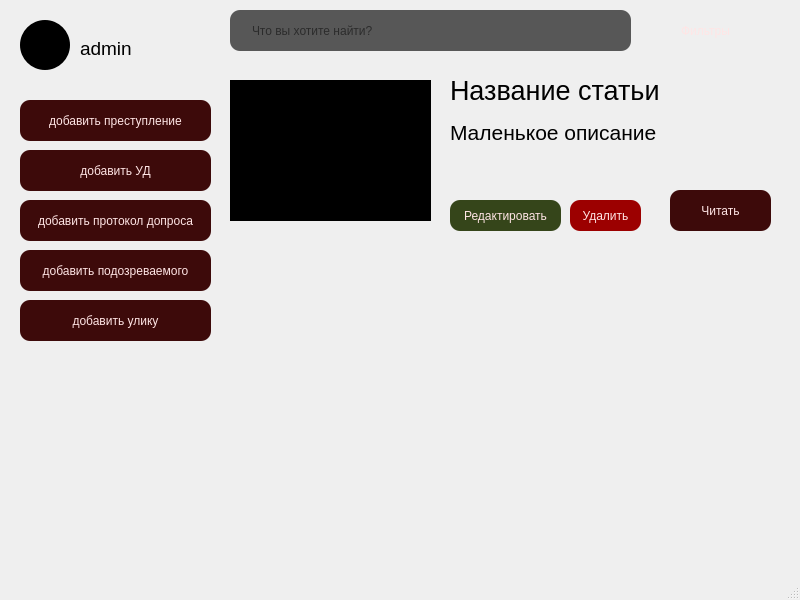
<?xml version="1.0" encoding="UTF-8"?>
<ui version="4.0">
 <class>MainWindow</class>
 <widget class="QMainWindow" name="MainWindow">
  <property name="geometry">
   <rect>
    <x>0</x>
    <y>0</y>
    <width>800</width>
    <height>600</height>
   </rect>
  </property>
  <property name="windowTitle">
   <string>MainWindow</string>
  </property>
  <property name="styleSheet">
   <string notr="true">background: qlineargradient(
    x1: 0, y1: 0, x2: 0, y2: 1,
    stop: 0.09 #6E0204,
    stop: 0.87 #9B5D61
);</string>
  </property>
  <widget class="QWidget" name="centralwidget">
   <widget class="QLabel" name="label">
    <property name="geometry">
     <rect>
      <x>230</x>
      <y>80</y>
      <width>201</width>
      <height>141</height>
     </rect>
    </property>
    <property name="styleSheet">
     <string notr="true">background-color: #000000;</string>
    </property>
    <property name="text">
     <string/>
    </property>
   </widget>
   <widget class="QLabel" name="label_2">
    <property name="geometry">
     <rect>
      <x>450</x>
      <y>80</y>
      <width>351</width>
      <height>21</height>
     </rect>
    </property>
    <property name="styleSheet">
     <string notr="true">background-color: none;
font-size: 20pt;</string>
    </property>
    <property name="text">
     <string>Название статьи</string>
    </property>
   </widget>
   <widget class="QLabel" name="label_3">
    <property name="geometry">
     <rect>
      <x>450</x>
      <y>120</y>
      <width>351</width>
      <height>71</height>
     </rect>
    </property>
    <property name="styleSheet">
     <string notr="true">background-color: none;
font-size: 16pt;</string>
    </property>
    <property name="text">
     <string>Маленькое описание</string>
    </property>
    <property name="alignment">
     <set>Qt::AlignmentFlag::AlignLeading|Qt::AlignmentFlag::AlignLeft|Qt::AlignmentFlag::AlignTop</set>
    </property>
   </widget>
   <widget class="QPushButton" name="pushButton">
    <property name="geometry">
     <rect>
      <x>670</x>
      <y>190</y>
      <width>101</width>
      <height>41</height>
     </rect>
    </property>
    <property name="cursor">
     <cursorShape>PointingHandCursor</cursorShape>
    </property>
    <property name="styleSheet">
     <string notr="true">border-radius: 10px;
background-color: #3D0A0A;
padding: 15px;
color: #FFE5E5;</string>
    </property>
    <property name="text">
     <string>Читать</string>
    </property>
   </widget>
   <widget class="QPushButton" name="pushButton_2">
    <property name="geometry">
     <rect>
      <x>20</x>
      <y>100</y>
      <width>191</width>
      <height>41</height>
     </rect>
    </property>
    <property name="cursor">
     <cursorShape>PointingHandCursor</cursorShape>
    </property>
    <property name="styleSheet">
     <string notr="true">border-radius: 10px;
background-color: #3D0A0A;
padding: 5px;
color: #FFE5E5;</string>
    </property>
    <property name="text">
     <string>добавить преступление</string>
    </property>
   </widget>
   <widget class="QLabel" name="label_4">
    <property name="geometry">
     <rect>
      <x>20</x>
      <y>20</y>
      <width>50</width>
      <height>50</height>
     </rect>
    </property>
    <property name="styleSheet">
     <string notr="true">border-radius: 25px;
background-color: #000000;</string>
    </property>
    <property name="text">
     <string/>
    </property>
   </widget>
   <widget class="QLabel" name="label_5">
    <property name="geometry">
     <rect>
      <x>80</x>
      <y>40</y>
      <width>151</width>
      <height>16</height>
     </rect>
    </property>
    <property name="cursor">
     <cursorShape>PointingHandCursor</cursorShape>
    </property>
    <property name="styleSheet">
     <string notr="true">background-color: none;
font-size: 14pt;</string>
    </property>
    <property name="text">
     <string>admin</string>
    </property>
   </widget>
   <widget class="QPushButton" name="pushButton_3">
    <property name="geometry">
     <rect>
      <x>20</x>
      <y>150</y>
      <width>191</width>
      <height>41</height>
     </rect>
    </property>
    <property name="cursor">
     <cursorShape>PointingHandCursor</cursorShape>
    </property>
    <property name="styleSheet">
     <string notr="true">border-radius: 10px;
background-color: #3D0A0A;
padding: 5px;
color: #FFE5E5;</string>
    </property>
    <property name="text">
     <string>добавить УД</string>
    </property>
   </widget>
   <widget class="QPushButton" name="pushButton_4">
    <property name="geometry">
     <rect>
      <x>20</x>
      <y>200</y>
      <width>191</width>
      <height>41</height>
     </rect>
    </property>
    <property name="cursor">
     <cursorShape>PointingHandCursor</cursorShape>
    </property>
    <property name="styleSheet">
     <string notr="true">border-radius: 10px;
background-color: #3D0A0A;
padding: 5px;
color: #FFE5E5;</string>
    </property>
    <property name="text">
     <string>добавить протокол допроса</string>
    </property>
   </widget>
   <widget class="QPushButton" name="pushButton_5">
    <property name="geometry">
     <rect>
      <x>20</x>
      <y>250</y>
      <width>191</width>
      <height>41</height>
     </rect>
    </property>
    <property name="cursor">
     <cursorShape>PointingHandCursor</cursorShape>
    </property>
    <property name="styleSheet">
     <string notr="true">border-radius: 10px;
background-color: #3D0A0A;
padding: 5px;
color: #FFE5E5;</string>
    </property>
    <property name="text">
     <string>добавить подозреваемого</string>
    </property>
   </widget>
   <widget class="QPushButton" name="pushButton_6">
    <property name="geometry">
     <rect>
      <x>20</x>
      <y>300</y>
      <width>191</width>
      <height>41</height>
     </rect>
    </property>
    <property name="cursor">
     <cursorShape>PointingHandCursor</cursorShape>
    </property>
    <property name="styleSheet">
     <string notr="true">border-radius: 10px;
background-color: #3D0A0A;
padding: 5px;
color: #FFE5E5;</string>
    </property>
    <property name="text">
     <string>добавить улику</string>
    </property>
   </widget>
   <widget class="QLineEdit" name="lineEdit">
    <property name="geometry">
     <rect>
      <x>230</x>
      <y>10</y>
      <width>401</width>
      <height>41</height>
     </rect>
    </property>
    <property name="styleSheet">
     <string notr="true">background-color: rgba(8, 8, 8, 0.66);
padding: 10px 20px;
border-radius: 10px;
border: none;</string>
    </property>
    <property name="placeholderText">
     <string>Что вы хотите найти?</string>
    </property>
   </widget>
   <widget class="QPushButton" name="pushButton_7">
    <property name="geometry">
     <rect>
      <x>660</x>
      <y>10</y>
      <width>101</width>
      <height>41</height>
     </rect>
    </property>
    <property name="cursor">
     <cursorShape>PointingHandCursor</cursorShape>
    </property>
    <property name="layoutDirection">
     <enum>Qt::LayoutDirection::RightToLeft</enum>
    </property>
    <property name="styleSheet">
     <string notr="true">border-radius: 10px;
background-color:  none;
color: #FFE5E5;</string>
    </property>
    <property name="text">
     <string>Фильтры   </string>
    </property>
    <property name="icon">
     <iconset>
      <normaloff>../../../../Users/daria/Downloads/icon-filters.svg</normaloff>../../../../Users/daria/Downloads/icon-filters.svg</iconset>
    </property>
    <property name="flat">
     <bool>false</bool>
    </property>
   </widget>
   <widget class="QPushButton" name="pushButton_8">
    <property name="geometry">
     <rect>
      <x>450</x>
      <y>200</y>
      <width>111</width>
      <height>31</height>
     </rect>
    </property>
    <property name="cursor">
     <cursorShape>PointingHandCursor</cursorShape>
    </property>
    <property name="styleSheet">
     <string notr="true">border-radius: 10px;
background-color: #35451A;
padding: 7px;
color: #FFE5E5;</string>
    </property>
    <property name="text">
     <string>Редактировать</string>
    </property>
   </widget>
   <widget class="QPushButton" name="pushButton_9">
    <property name="geometry">
     <rect>
      <x>570</x>
      <y>200</y>
      <width>71</width>
      <height>31</height>
     </rect>
    </property>
    <property name="cursor">
     <cursorShape>PointingHandCursor</cursorShape>
    </property>
    <property name="styleSheet">
     <string notr="true">border-radius: 10px;
background-color: #9C0000;
padding: 7px;
color: #FFE5E5;</string>
    </property>
    <property name="text">
     <string>Удалить</string>
    </property>
   </widget>
  </widget>
  <widget class="QMenuBar" name="menubar">
   <property name="geometry">
    <rect>
     <x>0</x>
     <y>0</y>
     <width>800</width>
     <height>33</height>
    </rect>
   </property>
  </widget>
  <widget class="QStatusBar" name="statusbar"/>
 </widget>
 <resources>
  <include location="resources.qrc"/>
 </resources>
 <connections/>
</ui>
